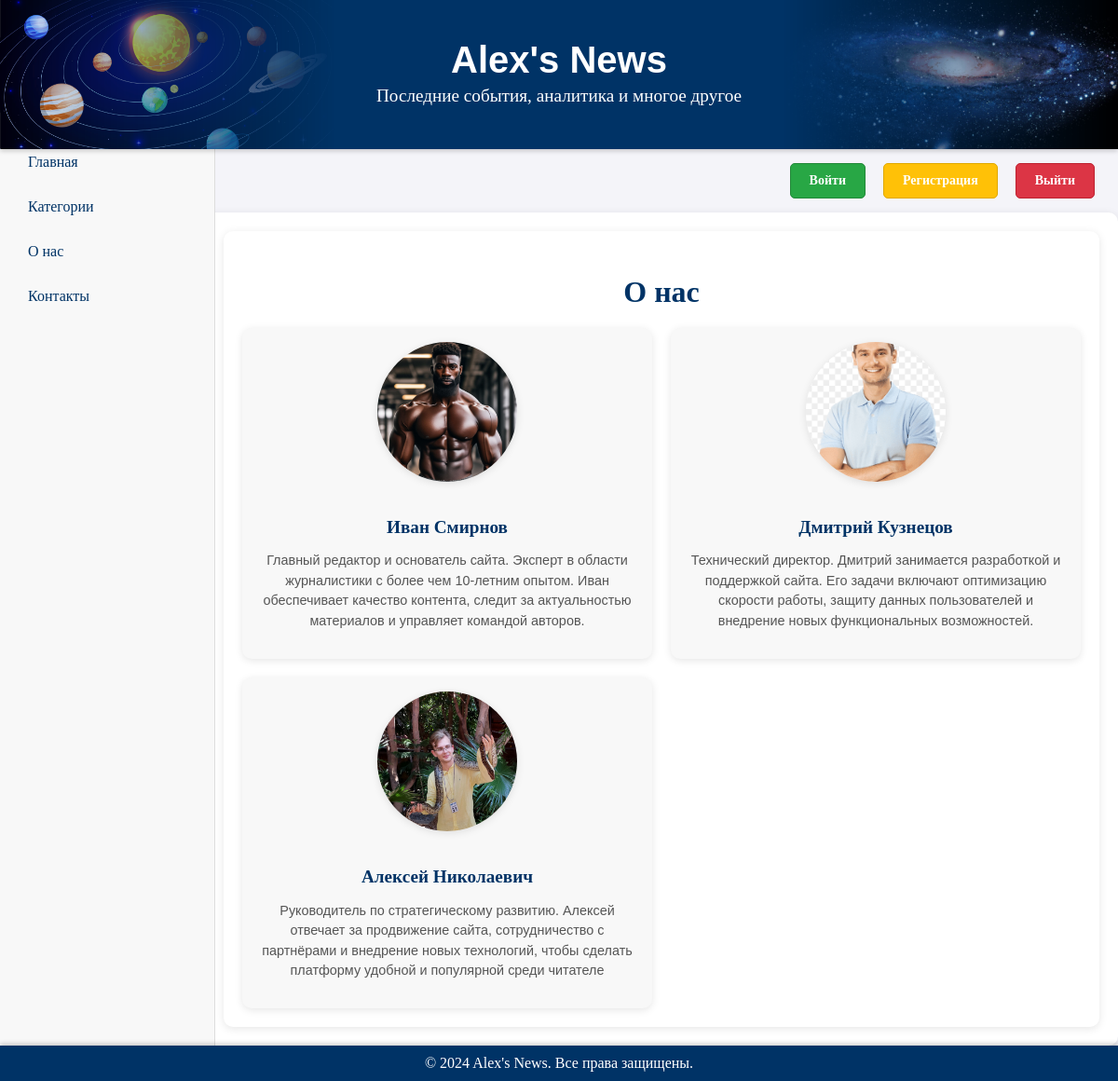
The page /about/ (signed in) on the database its author committed.
### news_categories/models.py (models this page shows, shortened)
class About(models.Model):
    about_name = models.CharField(max_length=100)
    about_descr = models.TextField()
    about_image = models.FileField(upload_to='author_images')
    created_at = models.DateTimeField(auto_now_add=True)
    class Meta:
        verbose_name = 'Владелец сайта'
        verbose_name_plural = 'Владельцы сайта'

### news_categories/views.py (the view)
# urls.py: path('about/', views.about, name='about'),
def about(request):
    if request.user.is_authenticated:
        owners = About.objects.all()
        context = {'owners': owners}
        return render(request, 'about.html', context)
    else:
        return redirect('login')

### news_categories/templates/about.html (shortened to what this page needs)
{% extends 'base.html' %}
{% block content %}
<div class="about-container">
    <h2 class="about-title">О нас</h2>
    <div class="about-content">
        {% if owners %}
        <div class="owners-grid">
            {% for owner in owners %}
            <div class="owner-card">
                <img src="{{ owner.about_image.url }}" alt="{{ owner.about_name }}" class="owner-image">
                <div class="owner-details">
                    <h3 class="owner-name">{{ owner.about_name }}</h3>
                    <p class="owner-description">{{ owner.about_descr }}</p>
                </div>
            </div>
            {% endfor %}
        </div>
        {% else %}
        <p>Информация о владельцах пока недоступна.</p>
        {% endif %}
    </div>
</div>
{% endblock %}

### static/styles.css (style rules this page uses)
body { margin: 0; padding: 0; font-family: 'Georgia', serif; background-color: #f4f4f9; color: #333; box-sizing: border-box; }
.about-container { padding: 20px; max-width: 1200px; margin: 0 auto; background-color: #ffffff; border-radius: 10px; box-shadow: 0px 2px 10px rgba(0, 0, 0, 0.1); text-align: center; }
.about-title { font-size: 2rem; font-weight: bold; color: #003366; margin-bottom: 20px; font-family: 'Georgia', serif; }
.owners-grid { display: grid; grid-template-columns: repeat(auto-fill, minmax(300px, 1fr)); gap: 20px; justify-content: center; }
.owner-card { background-color: #f8f8f8; border-radius: 10px; overflow: hidden; box-shadow: 0px 2px 8px rgba(0, 0, 0, 0.1); padding: 15px; text-align: center; }
.owner-image { width: 150px; height: 150px; border-radius: 50%; object-fit: cover; box-shadow: 0px 2px 8px rgba(0, 0, 0, 0.1); margin-bottom: 15px; }
.owner-details { text-align: center; }
.owner-name { font-size: 1.2rem; font-weight: bold; color: #003366; margin-bottom: 10px; }
.owner-description { font-size: 0.9rem; color: #555; line-height: 1.5; font-family: 'Arial', sans-serif; }

### rows shown on the page
About: about_image (picture), about_name "Иван Смирнов", about_descr "Главный редактор и основатель сайта. Эксперт в области журналистики с более чем 10-летним опытом. Иван обеспечивает качество контента, следит за актуальностью материалов и управляет командой авторов."
About: about_image (picture), about_name "Дмитрий Кузнецов", about_descr "Технический директор. Дмитрий занимается разработкой и поддержкой сайта. Его задачи включают оптимизацию скорости работы, защиту данных пользователей и внедрение новых функциональных возможностей."
About: about_image (picture), about_name "Алексей Николаевич", about_descr "Руководитель по стратегическому развитию. Алексей отвечает за продвижение сайта, сотрудничество с партнёрами и внедрение новых технологий, чтобы сделать платформу удобной и популярной среди читателе"
